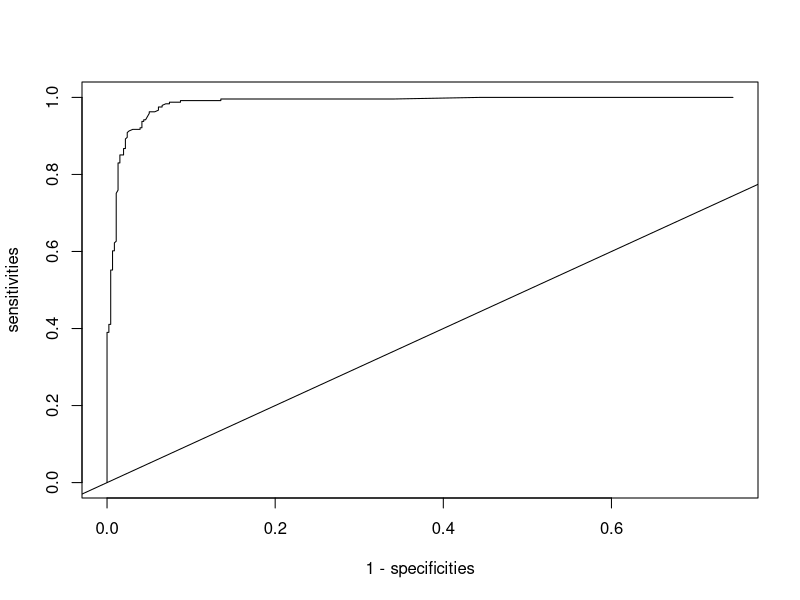
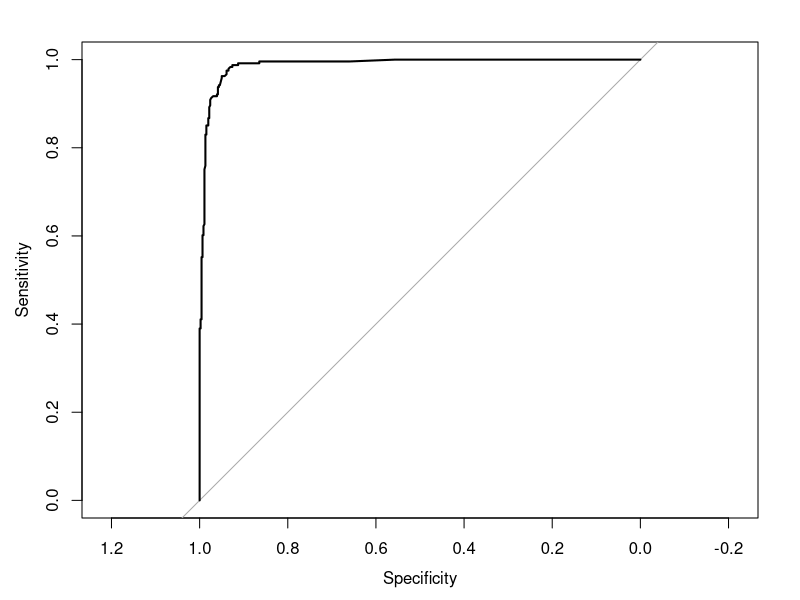

These charts were generated, in order, by the following R code:
## ---- chunk 1
library(data.table)
library(pROC)
## ---- chunk 2
df <- MASS::biopsy
## ---- chunk 3
xycols <- c("V1", "V2", "V3", "V4", "V5", "V6", "V7", "V8", "V9", "class")
m1 <- glm(class~., data=df[, xycols], family=binomial)

thickness        <- df$V1
size_uniformity  <- df$V2
shape_uniformity <- df$V3
malignant        <- df$class == 'malignant'

m1 <- glm(malignant ~ thickness + size_uniformity + shape_uniformity, family=binomial)

predictions <- predict(m1, type='response')
## ---- chunk 4
# sort values by order of prediction
prediction_order    <- order(predictions)
malignant_ordered   <- malignant[prediction_order]
predictions_ordered <- predictions[prediction_order]

# create functions for calculating the sensitivity and specificity
sens <- function(y_true, y_pred) sum(y_pred[y_true]) / sum(y_true)
spec <- function(y_true, y_pred) sum(!y_pred[!y_true]) / sum(!y_true)


# setup vectors to contain the values of all pairs of sensitivity and specificity
unique_prediction_values   <- unique(predictions_ordered)
n_unique_prediction_values <- length(unique_prediction_values)

cutoffs       <- vector(mode='numeric', length=n_unique_prediction_values)
sensitivities <- vector(mode='numeric', length=n_unique_prediction_values)
specificities <- vector(mode='numeric', length=n_unique_prediction_values)

# for each cutoff, generate binary predictions and calculate sens and spec
for (i in 1:n_unique_prediction_values) {
  cutoff            <- unique_prediction_values[i]
  cutoffs[i]        <- cutoff
  binary_prediction <- predictions_ordered > cutoff
  sensitivities[i]  <- sens(malignant_ordered, binary_prediction)
  specificities[i]  <- spec(malignant_ordered, binary_prediction)
}

## ---- chunk 5
plot(1 - specificities, sensitivities, type='l')
abline(a=0, b=1)
## ---- chunk 6
proc <- pROC::roc(malignant~predictions)
plot(proc)
